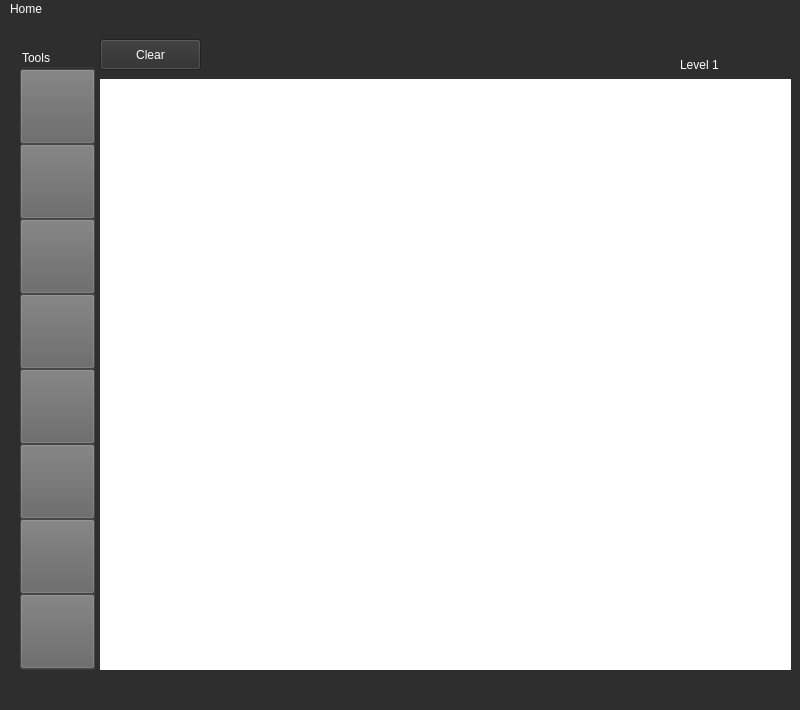
<?xml version="1.0" encoding="UTF-8"?>
<ui version="4.0">
 <class>MainWindow</class>
 <widget class="QMainWindow" name="MainWindow">
  <property name="enabled">
   <bool>true</bool>
  </property>
  <property name="geometry">
   <rect>
    <x>0</x>
    <y>0</y>
    <width>800</width>
    <height>710</height>
   </rect>
  </property>
  <property name="windowTitle">
   <string>MainWindow</string>
  </property>
  <property name="styleSheet">
   <string notr="true">background-color: rgb(46, 46, 46);</string>
  </property>
  <widget class="QWidget" name="centralwidget">
   <widget class="QStackedWidget" name="stackedWidget">
    <property name="geometry">
     <rect>
      <x>0</x>
      <y>0</y>
      <width>821</width>
      <height>651</height>
     </rect>
    </property>
    <property name="currentIndex">
     <number>3</number>
    </property>
    <widget class="QWidget" name="titleScreen">
     <widget class="QPushButton" name="learnTitleButton">
      <property name="geometry">
       <rect>
        <x>240</x>
        <y>340</y>
        <width>80</width>
        <height>80</height>
       </rect>
      </property>
      <property name="text">
       <string/>
      </property>
      <property name="icon">
       <iconset resource="Images.qrc">
        <normaloff>:/library.png</normaloff>:/library.png</iconset>
      </property>
      <property name="iconSize">
       <size>
        <width>80</width>
        <height>80</height>
       </size>
      </property>
     </widget>
     <widget class="QPushButton" name="playTitleButton">
      <property name="geometry">
       <rect>
        <x>350</x>
        <y>330</y>
        <width>100</width>
        <height>100</height>
       </rect>
      </property>
      <property name="mouseTracking">
       <bool>false</bool>
      </property>
      <property name="text">
       <string/>
      </property>
      <property name="icon">
       <iconset resource="Images.qrc">
        <normaloff>:/Play.png</normaloff>:/Play.png</iconset>
      </property>
      <property name="iconSize">
       <size>
        <width>100</width>
        <height>100</height>
       </size>
      </property>
      <property name="checkable">
       <bool>false</bool>
      </property>
      <property name="checked">
       <bool>false</bool>
      </property>
      <property name="autoRepeat">
       <bool>false</bool>
      </property>
     </widget>
     <widget class="QPushButton" name="helpTitleButton">
      <property name="geometry">
       <rect>
        <x>480</x>
        <y>340</y>
        <width>80</width>
        <height>80</height>
       </rect>
      </property>
      <property name="text">
       <string/>
      </property>
      <property name="icon">
       <iconset resource="Images.qrc">
        <normaloff>:/info.png</normaloff>:/info.png</iconset>
      </property>
      <property name="iconSize">
       <size>
        <width>80</width>
        <height>80</height>
       </size>
      </property>
     </widget>
     <widget class="QLabel" name="TitleBackround">
      <property name="geometry">
       <rect>
        <x>160</x>
        <y>140</y>
        <width>511</width>
        <height>141</height>
       </rect>
      </property>
      <property name="sizePolicy">
       <sizepolicy hsizetype="Preferred" vsizetype="Preferred">
        <horstretch>0</horstretch>
        <verstretch>0</verstretch>
       </sizepolicy>
      </property>
      <property name="font">
       <font>
        <family>OCR A Extended</family>
        <pointsize>86</pointsize>
       </font>
      </property>
      <property name="styleSheet">
       <string notr="true">color: rgb(255, 255, 255);</string>
      </property>
      <property name="text">
       <string>L GICA</string>
      </property>
      <property name="alignment">
       <set>Qt::AlignCenter</set>
      </property>
     </widget>
     <widget class="QLabel" name="TitleForground">
      <property name="geometry">
       <rect>
        <x>270</x>
        <y>155</y>
        <width>81</width>
        <height>111</height>
       </rect>
      </property>
      <property name="font">
       <font>
        <family>OCR A Extended</family>
        <pointsize>86</pointsize>
       </font>
      </property>
      <property name="styleSheet">
       <string notr="true">color: rgb(126, 217, 87);</string>
      </property>
      <property name="text">
       <string>O</string>
      </property>
      <property name="scaledContents">
       <bool>false</bool>
      </property>
      <property name="alignment">
       <set>Qt::AlignCenter</set>
      </property>
     </widget>
    </widget>
    <widget class="QWidget" name="learnWidget">
     <widget class="QLabel" name="learningLogicLabel">
      <property name="geometry">
       <rect>
        <x>10</x>
        <y>0</y>
        <width>561</width>
        <height>51</height>
       </rect>
      </property>
      <property name="sizePolicy">
       <sizepolicy hsizetype="Preferred" vsizetype="Preferred">
        <horstretch>0</horstretch>
        <verstretch>0</verstretch>
       </sizepolicy>
      </property>
      <property name="font">
       <font>
        <family>OCR A Extended</family>
        <pointsize>28</pointsize>
       </font>
      </property>
      <property name="styleSheet">
       <string notr="true">color: rgb(255, 255, 255);</string>
      </property>
      <property name="text">
       <string>Learning Logic Gates</string>
      </property>
      <property name="alignment">
       <set>Qt::AlignCenter</set>
      </property>
     </widget>
     <widget class="QGroupBox" name="learningLogicBox">
      <property name="geometry">
       <rect>
        <x>10</x>
        <y>80</y>
        <width>75</width>
        <height>570</height>
       </rect>
      </property>
      <property name="styleSheet">
       <string notr="true">color: rgb(255, 255, 255);</string>
      </property>
      <property name="title">
       <string/>
      </property>
      <property name="alignment">
       <set>Qt::AlignLeading|Qt::AlignLeft|Qt::AlignVCenter</set>
      </property>
      <widget class="QPushButton" name="ANDDisplayButton">
       <property name="enabled">
        <bool>true</bool>
       </property>
       <property name="geometry">
        <rect>
         <x>0</x>
         <y>0</y>
         <width>75</width>
         <height>75</height>
        </rect>
       </property>
       <property name="styleSheet">
        <string notr="true">background-color: rgb(100, 100, 100);</string>
       </property>
       <property name="text">
        <string/>
       </property>
       <property name="icon">
        <iconset resource="Gates.qrc">
         <normaloff>:/icons/ANDGate.png</normaloff>:/icons/ANDGate.png</iconset>
       </property>
       <property name="iconSize">
        <size>
         <width>90</width>
         <height>100</height>
        </size>
       </property>
      </widget>
      <widget class="QPushButton" name="ORDisplayButton">
       <property name="enabled">
        <bool>true</bool>
       </property>
       <property name="geometry">
        <rect>
         <x>0</x>
         <y>100</y>
         <width>75</width>
         <height>75</height>
        </rect>
       </property>
       <property name="styleSheet">
        <string notr="true">background-color: rgb(100, 100, 100);</string>
       </property>
       <property name="text">
        <string/>
       </property>
       <property name="icon">
        <iconset resource="Gates.qrc">
         <normaloff>:/icons/ORGate.png</normaloff>:/icons/ORGate.png</iconset>
       </property>
       <property name="iconSize">
        <size>
         <width>80</width>
         <height>100</height>
        </size>
       </property>
      </widget>
      <widget class="QPushButton" name="NOTDisplayButton">
       <property name="enabled">
        <bool>true</bool>
       </property>
       <property name="geometry">
        <rect>
         <x>0</x>
         <y>200</y>
         <width>75</width>
         <height>75</height>
        </rect>
       </property>
       <property name="styleSheet">
        <string notr="true">background-color: rgb(100, 100, 100);</string>
       </property>
       <property name="text">
        <string/>
       </property>
       <property name="icon">
        <iconset resource="Gates.qrc">
         <normaloff>:/icons/NOTGate.png</normaloff>:/icons/NOTGate.png</iconset>
       </property>
       <property name="iconSize">
        <size>
         <width>80</width>
         <height>100</height>
        </size>
       </property>
      </widget>
      <widget class="QPushButton" name="NANDDisplayButton">
       <property name="enabled">
        <bool>true</bool>
       </property>
       <property name="geometry">
        <rect>
         <x>0</x>
         <y>300</y>
         <width>75</width>
         <height>75</height>
        </rect>
       </property>
       <property name="styleSheet">
        <string notr="true">background-color: rgb(100, 100, 100);</string>
       </property>
       <property name="text">
        <string/>
       </property>
       <property name="icon">
        <iconset resource="Gates.qrc">
         <normaloff>:/icons/NANDGate.png</normaloff>:/icons/NANDGate.png</iconset>
       </property>
       <property name="iconSize">
        <size>
         <width>80</width>
         <height>100</height>
        </size>
       </property>
      </widget>
      <widget class="QPushButton" name="NORDisplayButton">
       <property name="enabled">
        <bool>true</bool>
       </property>
       <property name="geometry">
        <rect>
         <x>0</x>
         <y>400</y>
         <width>75</width>
         <height>75</height>
        </rect>
       </property>
       <property name="styleSheet">
        <string notr="true">background-color: rgb(100, 100, 100);</string>
       </property>
       <property name="text">
        <string/>
       </property>
       <property name="icon">
        <iconset resource="Gates.qrc">
         <normaloff>:/icons/NORGate.png</normaloff>:/icons/NORGate.png</iconset>
       </property>
       <property name="iconSize">
        <size>
         <width>200</width>
         <height>200</height>
        </size>
       </property>
      </widget>
      <widget class="QPushButton" name="XORDisplayButton">
       <property name="enabled">
        <bool>true</bool>
       </property>
       <property name="geometry">
        <rect>
         <x>0</x>
         <y>500</y>
         <width>75</width>
         <height>75</height>
        </rect>
       </property>
       <property name="styleSheet">
        <string notr="true">background-color: rgb(100, 100, 100);</string>
       </property>
       <property name="text">
        <string/>
       </property>
       <property name="icon">
        <iconset resource="Gates.qrc">
         <normaloff>:/icons/XORGate.png</normaloff>:/icons/XORGate.png</iconset>
       </property>
       <property name="iconSize">
        <size>
         <width>70</width>
         <height>75</height>
        </size>
       </property>
      </widget>
     </widget>
     <widget class="QLabel" name="andHelpLabel">
      <property name="geometry">
       <rect>
        <x>100</x>
        <y>80</y>
        <width>211</width>
        <height>91</height>
       </rect>
      </property>
      <property name="styleSheet">
       <string notr="true">color: rgb(255, 255, 255);</string>
      </property>
      <property name="text">
       <string>&lt;html&gt;&lt;head/&gt;&lt;body&gt;&lt;p&gt;And Gate: ouput is &amp;quot;high&amp;quot; only &lt;/p&gt;&lt;p&gt;if first input and second input&lt;/p&gt;&lt;p&gt; are both &amp;quot;high&amp;quot;&lt;/p&gt;&lt;/body&gt;&lt;/html&gt;</string>
      </property>
      <property name="alignment">
       <set>Qt::AlignLeading|Qt::AlignLeft|Qt::AlignTop</set>
      </property>
     </widget>
     <widget class="QPushButton" name="truthTableButton">
      <property name="enabled">
       <bool>false</bool>
      </property>
      <property name="geometry">
       <rect>
        <x>320</x>
        <y>80</y>
        <width>481</width>
        <height>451</height>
       </rect>
      </property>
      <property name="text">
       <string/>
      </property>
      <property name="icon">
       <iconset resource="Gates.qrc">
        <normaloff>:/icons/LogicTruthTables.png</normaloff>:/icons/LogicTruthTables.png</iconset>
      </property>
      <property name="iconSize">
       <size>
        <width>500</width>
        <height>450</height>
       </size>
      </property>
     </widget>
     <widget class="QLabel" name="orHelpLabel">
      <property name="geometry">
       <rect>
        <x>100</x>
        <y>180</y>
        <width>221</width>
        <height>101</height>
       </rect>
      </property>
      <property name="styleSheet">
       <string notr="true">color: rgb(255, 255, 255);</string>
      </property>
      <property name="text">
       <string>&lt;html&gt;&lt;head/&gt;&lt;body&gt;&lt;p&gt;Or Gate: ouput is &amp;quot;high&amp;quot; if &lt;/p&gt;&lt;p&gt;first input or second &lt;/p&gt;&lt;p&gt;input is &amp;quot;high&amp;quot;&lt;/p&gt;&lt;/body&gt;&lt;/html&gt;</string>
      </property>
      <property name="alignment">
       <set>Qt::AlignLeading|Qt::AlignLeft|Qt::AlignTop</set>
      </property>
     </widget>
     <widget class="QLabel" name="notHelpLabel">
      <property name="geometry">
       <rect>
        <x>100</x>
        <y>280</y>
        <width>211</width>
        <height>71</height>
       </rect>
      </property>
      <property name="styleSheet">
       <string notr="true">color: rgb(255, 255, 255);</string>
      </property>
      <property name="text">
       <string>&lt;html&gt;&lt;head/&gt;&lt;body&gt;&lt;p&gt;Not Gate:&lt;/p&gt;&lt;p&gt;negates current signal&lt;/p&gt;&lt;/body&gt;&lt;/html&gt;</string>
      </property>
      <property name="alignment">
       <set>Qt::AlignLeading|Qt::AlignLeft|Qt::AlignTop</set>
      </property>
     </widget>
     <widget class="QLabel" name="nandHelpLabel">
      <property name="geometry">
       <rect>
        <x>100</x>
        <y>380</y>
        <width>211</width>
        <height>71</height>
       </rect>
      </property>
      <property name="styleSheet">
       <string notr="true">color: rgb(255, 255, 255);</string>
      </property>
      <property name="text">
       <string>&lt;html&gt;&lt;head/&gt;&lt;body&gt;&lt;p&gt;Nand gate:&lt;/p&gt;&lt;p&gt;Negated and gate&lt;/p&gt;&lt;/body&gt;&lt;/html&gt;</string>
      </property>
      <property name="alignment">
       <set>Qt::AlignLeading|Qt::AlignLeft|Qt::AlignTop</set>
      </property>
     </widget>
     <widget class="QLabel" name="norHelpLabel">
      <property name="geometry">
       <rect>
        <x>100</x>
        <y>480</y>
        <width>211</width>
        <height>71</height>
       </rect>
      </property>
      <property name="styleSheet">
       <string notr="true">color: rgb(255, 255, 255);</string>
      </property>
      <property name="text">
       <string>&lt;html&gt;&lt;head/&gt;&lt;body&gt;&lt;p&gt;Nor Gate:&lt;/p&gt;&lt;p&gt;Negated or gate&lt;/p&gt;&lt;/body&gt;&lt;/html&gt;</string>
      </property>
      <property name="alignment">
       <set>Qt::AlignLeading|Qt::AlignLeft|Qt::AlignTop</set>
      </property>
     </widget>
     <widget class="QLabel" name="xorHelpLabel">
      <property name="geometry">
       <rect>
        <x>100</x>
        <y>580</y>
        <width>431</width>
        <height>71</height>
       </rect>
      </property>
      <property name="styleSheet">
       <string notr="true">color: rgb(255, 255, 255);</string>
      </property>
      <property name="text">
       <string>&lt;html&gt;&lt;head/&gt;&lt;body&gt;&lt;p&gt;Xor Gate:&lt;/p&gt;&lt;p&gt;Give a &amp;quot;high&amp;quot; output if either, but not both inputs are &amp;quot;high&amp;quot;&lt;/p&gt;&lt;/body&gt;&lt;/html&gt;</string>
      </property>
      <property name="alignment">
       <set>Qt::AlignLeading|Qt::AlignLeft|Qt::AlignTop</set>
      </property>
     </widget>
    </widget>
    <widget class="QWidget" name="helpWidget">
     <widget class="QLabel" name="helpPageTitle">
      <property name="geometry">
       <rect>
        <x>90</x>
        <y>10</y>
        <width>561</width>
        <height>51</height>
       </rect>
      </property>
      <property name="sizePolicy">
       <sizepolicy hsizetype="Preferred" vsizetype="Preferred">
        <horstretch>0</horstretch>
        <verstretch>0</verstretch>
       </sizepolicy>
      </property>
      <property name="font">
       <font>
        <family>OCR A Extended</family>
        <pointsize>28</pointsize>
       </font>
      </property>
      <property name="styleSheet">
       <string notr="true">color: rgb(255, 255, 255);</string>
      </property>
      <property name="text">
       <string>Help</string>
      </property>
      <property name="alignment">
       <set>Qt::AlignCenter</set>
      </property>
     </widget>
    </widget>
    <widget class="QWidget" name="levelOne">
     <widget class="QLabel" name="label">
      <property name="geometry">
       <rect>
        <x>680</x>
        <y>30</y>
        <width>171</width>
        <height>31</height>
       </rect>
      </property>
      <property name="styleSheet">
       <string notr="true">color: rgb(255, 255, 255);</string>
      </property>
      <property name="text">
       <string>Level 1</string>
      </property>
     </widget>
     <widget class="QGroupBox" name="groupBox">
      <property name="geometry">
       <rect>
        <x>20</x>
        <y>30</y>
        <width>75</width>
        <height>621</height>
       </rect>
      </property>
      <property name="styleSheet">
       <string notr="true">color: rgb(255, 255, 255);</string>
      </property>
      <property name="title">
       <string>Tools</string>
      </property>
      <property name="alignment">
       <set>Qt::AlignLeading|Qt::AlignLeft|Qt::AlignVCenter</set>
      </property>
      <widget class="QPushButton" name="lineButton">
       <property name="geometry">
        <rect>
         <x>0</x>
         <y>95</y>
         <width>75</width>
         <height>75</height>
        </rect>
       </property>
       <property name="styleSheet">
        <string notr="true">background-color: rgb(100, 100, 100);</string>
       </property>
       <property name="text">
        <string/>
       </property>
       <property name="icon">
        <iconset resource="Gates.qrc">
         <normaloff>:/icons/line.png</normaloff>:/icons/line.png</iconset>
       </property>
       <property name="iconSize">
        <size>
         <width>100</width>
         <height>100</height>
        </size>
       </property>
      </widget>
      <widget class="QPushButton" name="ANDGateButton">
       <property name="geometry">
        <rect>
         <x>0</x>
         <y>170</y>
         <width>75</width>
         <height>75</height>
        </rect>
       </property>
       <property name="styleSheet">
        <string notr="true">background-color: rgb(100, 100, 100);</string>
       </property>
       <property name="text">
        <string/>
       </property>
       <property name="icon">
        <iconset resource="Gates.qrc">
         <normaloff>:/icons/ANDGate.png</normaloff>:/icons/ANDGate.png</iconset>
       </property>
       <property name="iconSize">
        <size>
         <width>90</width>
         <height>100</height>
        </size>
       </property>
      </widget>
      <widget class="QPushButton" name="ORGateButton">
       <property name="geometry">
        <rect>
         <x>0</x>
         <y>245</y>
         <width>75</width>
         <height>75</height>
        </rect>
       </property>
       <property name="styleSheet">
        <string notr="true">background-color: rgb(100, 100, 100);</string>
       </property>
       <property name="text">
        <string/>
       </property>
       <property name="icon">
        <iconset resource="Gates.qrc">
         <normaloff>:/icons/ORGate.png</normaloff>:/icons/ORGate.png</iconset>
       </property>
       <property name="iconSize">
        <size>
         <width>80</width>
         <height>100</height>
        </size>
       </property>
      </widget>
      <widget class="QPushButton" name="NOTGateButton">
       <property name="geometry">
        <rect>
         <x>0</x>
         <y>320</y>
         <width>75</width>
         <height>75</height>
        </rect>
       </property>
       <property name="styleSheet">
        <string notr="true">background-color: rgb(100, 100, 100);</string>
       </property>
       <property name="text">
        <string/>
       </property>
       <property name="icon">
        <iconset resource="Gates.qrc">
         <normaloff>:/icons/NOTGate.png</normaloff>:/icons/NOTGate.png</iconset>
       </property>
       <property name="iconSize">
        <size>
         <width>80</width>
         <height>100</height>
        </size>
       </property>
      </widget>
      <widget class="QPushButton" name="NANDGateButton">
       <property name="geometry">
        <rect>
         <x>0</x>
         <y>395</y>
         <width>75</width>
         <height>75</height>
        </rect>
       </property>
       <property name="styleSheet">
        <string notr="true">background-color: rgb(100, 100, 100);</string>
       </property>
       <property name="text">
        <string/>
       </property>
       <property name="icon">
        <iconset resource="Gates.qrc">
         <normaloff>:/icons/NANDGate.png</normaloff>:/icons/NANDGate.png</iconset>
       </property>
       <property name="iconSize">
        <size>
         <width>80</width>
         <height>100</height>
        </size>
       </property>
      </widget>
      <widget class="QPushButton" name="selectionButton">
       <property name="geometry">
        <rect>
         <x>0</x>
         <y>20</y>
         <width>75</width>
         <height>75</height>
        </rect>
       </property>
       <property name="styleSheet">
        <string notr="true">background-color: rgb(100, 100, 100);</string>
       </property>
       <property name="text">
        <string/>
       </property>
       <property name="icon">
        <iconset resource="Gates.qrc">
         <normaloff>:/icons/mousePointer.png</normaloff>:/icons/mousePointer.png</iconset>
       </property>
       <property name="iconSize">
        <size>
         <width>50</width>
         <height>50</height>
        </size>
       </property>
      </widget>
      <widget class="QPushButton" name="NORGateButton">
       <property name="geometry">
        <rect>
         <x>0</x>
         <y>470</y>
         <width>75</width>
         <height>75</height>
        </rect>
       </property>
       <property name="styleSheet">
        <string notr="true">background-color: rgb(100, 100, 100);</string>
       </property>
       <property name="text">
        <string/>
       </property>
       <property name="icon">
        <iconset resource="Gates.qrc">
         <normaloff>:/icons/NORGate.png</normaloff>:/icons/NORGate.png</iconset>
       </property>
       <property name="iconSize">
        <size>
         <width>80</width>
         <height>100</height>
        </size>
       </property>
      </widget>
      <widget class="QPushButton" name="XORGateButton">
       <property name="geometry">
        <rect>
         <x>0</x>
         <y>545</y>
         <width>75</width>
         <height>75</height>
        </rect>
       </property>
       <property name="styleSheet">
        <string notr="true">background-color: rgb(100, 100, 100);</string>
       </property>
       <property name="text">
        <string/>
       </property>
       <property name="icon">
        <iconset resource="Gates.qrc">
         <normaloff>:/icons/XORGate.png</normaloff>:/icons/XORGate.png</iconset>
       </property>
       <property name="iconSize">
        <size>
         <width>80</width>
         <height>100</height>
        </size>
       </property>
      </widget>
     </widget>
     <widget class="QWidget" name="drawingWidget" native="true">
      <property name="geometry">
       <rect>
        <x>100</x>
        <y>60</y>
        <width>691</width>
        <height>591</height>
       </rect>
      </property>
      <property name="mouseTracking">
       <bool>true</bool>
      </property>
      <property name="autoFillBackground">
       <bool>false</bool>
      </property>
      <property name="styleSheet">
       <string notr="true">background-color: rgb(255, 255, 255);</string>
      </property>
      <widget class="QWidget" name="gridLayoutWidget">
       <property name="geometry">
        <rect>
         <x>0</x>
         <y>0</y>
         <width>691</width>
         <height>591</height>
        </rect>
       </property>
       <layout class="QGridLayout" name="toolLayout"/>
      </widget>
     </widget>
     <widget class="QPushButton" name="clearButton">
      <property name="geometry">
       <rect>
        <x>100</x>
        <y>20</y>
        <width>101</width>
        <height>31</height>
       </rect>
      </property>
      <property name="styleSheet">
       <string notr="true">color: rgb(255, 255, 255);</string>
      </property>
      <property name="text">
       <string>Clear</string>
      </property>
     </widget>
    </widget>
   </widget>
  </widget>
  <widget class="QStatusBar" name="statusbar"/>
  <widget class="QMenuBar" name="menubar">
   <property name="geometry">
    <rect>
     <x>0</x>
     <y>0</y>
     <width>800</width>
     <height>19</height>
    </rect>
   </property>
   <property name="styleSheet">
    <string notr="true">color: rgb(255, 255, 255);</string>
   </property>
   <widget class="QMenu" name="menuHome">
    <property name="title">
     <string>Home</string>
    </property>
    <addaction name="homeMenu"/>
    <addaction name="helpPage"/>
    <addaction name="learnPage"/>
   </widget>
   <addaction name="menuHome"/>
  </widget>
  <action name="actiontitle">
   <property name="enabled">
    <bool>false</bool>
   </property>
   <property name="text">
    <string>Title</string>
   </property>
  </action>
  <action name="homeMenu">
   <property name="checkable">
    <bool>false</bool>
   </property>
   <property name="checked">
    <bool>false</bool>
   </property>
   <property name="text">
    <string>Home Page</string>
   </property>
  </action>
  <action name="helpPage">
   <property name="text">
    <string>Help Page</string>
   </property>
  </action>
  <action name="actionInfo_Page">
   <property name="text">
    <string>Info Page</string>
   </property>
  </action>
  <action name="learnPage">
   <property name="text">
    <string>Learn Page</string>
   </property>
  </action>
 </widget>
 <resources>
  <include location="Images.qrc"/>
  <include location="Gates.qrc"/>
 </resources>
 <connections/>
</ui>
